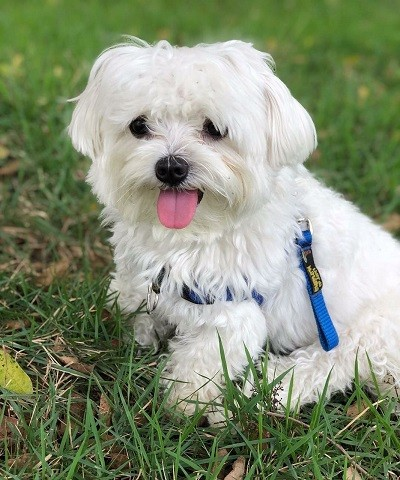
#> input picture pil/data/doguinho.png, 400 x 480 px
$ python __main__.py
#> lines starting #> are read from the running program, lines starting #| are printed output that depends on the picture
# -*- coding: utf-8 -*-

# Importa bibliotecas necessárias
from PIL import Image
import os

def main():
    '''
    Função principal que, realiza todo o escopo de código da conversão.
    '''

    # Abre a imagem e realiza a conversão
    imagem = Image.open('./data/doguinho.png').convert('LA')
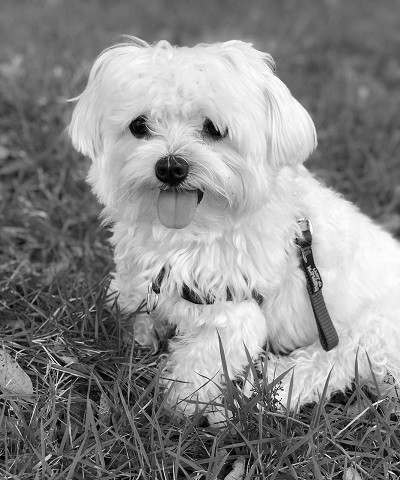
#> imagem: PIL image 400x480 LA; mean R, G, B, A 137.4, 137.4, 137.4, 255

    # Imprime a imagem
    imagem.show()

    # Criando repositório de saída
    if not os.path.exists('./saida'):
        os.mkdir('./saida')

    # Salva a imagem
    imagem.save('./saida/doguinho_cinza.png')

    pass


if __name__ == '__main__':
    main()
